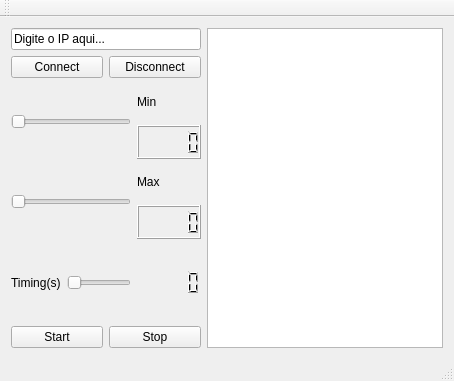
<?xml version="1.0" encoding="UTF-8"?>
<ui version="4.0">
 <class>MainWindow</class>
 <widget class="QMainWindow" name="MainWindow">
  <property name="geometry">
   <rect>
    <x>0</x>
    <y>0</y>
    <width>454</width>
    <height>381</height>
   </rect>
  </property>
  <property name="windowTitle">
   <string>MainWindow</string>
  </property>
  <widget class="QWidget" name="centralWidget">
   <layout class="QGridLayout" name="gridLayout_2">
    <item row="0" column="0">
     <layout class="QGridLayout" name="gridLayout">
      <item row="0" column="0">
       <layout class="QVBoxLayout" name="verticalLayout_3">
        <item>
         <widget class="QLineEdit" name="lineEditIP">
          <property name="text">
           <string>Digite o IP aqui...</string>
          </property>
         </widget>
        </item>
        <item>
         <layout class="QHBoxLayout" name="horizontalLayout">
          <item>
           <widget class="QPushButton" name="pushButtonConnect">
            <property name="text">
             <string>Connect</string>
            </property>
           </widget>
          </item>
          <item>
           <widget class="QPushButton" name="pushButtonDisconnect">
            <property name="text">
             <string>Disconnect</string>
            </property>
           </widget>
          </item>
         </layout>
        </item>
        <item>
         <layout class="QHBoxLayout" name="horizontalLayout_2">
          <item>
           <widget class="QSlider" name="horizontalSliderMin">
            <property name="orientation">
             <enum>Qt::Horizontal</enum>
            </property>
           </widget>
          </item>
          <item>
           <layout class="QVBoxLayout" name="verticalLayout">
            <item>
             <widget class="QLabel" name="label">
              <property name="text">
               <string>Min</string>
              </property>
             </widget>
            </item>
            <item>
             <widget class="QLCDNumber" name="lcdNumberMin"/>
            </item>
           </layout>
          </item>
         </layout>
        </item>
        <item>
         <layout class="QHBoxLayout" name="horizontalLayout_3">
          <item>
           <widget class="QSlider" name="horizontalSliderMax">
            <property name="orientation">
             <enum>Qt::Horizontal</enum>
            </property>
           </widget>
          </item>
          <item>
           <layout class="QVBoxLayout" name="verticalLayout_2">
            <item>
             <widget class="QLabel" name="label_2">
              <property name="text">
               <string>Max</string>
              </property>
             </widget>
            </item>
            <item>
             <widget class="QLCDNumber" name="lcdNumberMax"/>
            </item>
           </layout>
          </item>
         </layout>
        </item>
        <item>
         <layout class="QHBoxLayout" name="horizontalLayout_4">
          <item>
           <widget class="QLabel" name="label_3">
            <property name="text">
             <string>Timing(s)</string>
            </property>
           </widget>
          </item>
          <item>
           <widget class="QSlider" name="horizontalSliderTiming">
            <property name="maximum">
             <number>4</number>
            </property>
            <property name="orientation">
             <enum>Qt::Horizontal</enum>
            </property>
           </widget>
          </item>
          <item>
           <widget class="QLCDNumber" name="lcdNumberTiming">
            <property name="frameShape">
             <enum>QFrame::NoFrame</enum>
            </property>
            <property name="frameShadow">
             <enum>QFrame::Plain</enum>
            </property>
           </widget>
          </item>
         </layout>
        </item>
        <item>
         <layout class="QHBoxLayout" name="horizontalLayout_5">
          <item>
           <widget class="QPushButton" name="pushButtonStart">
            <property name="text">
             <string>Start</string>
            </property>
           </widget>
          </item>
          <item>
           <widget class="QPushButton" name="pushButtonStop">
            <property name="text">
             <string>Stop</string>
            </property>
           </widget>
          </item>
         </layout>
        </item>
       </layout>
      </item>
     </layout>
    </item>
    <item row="0" column="1">
     <widget class="QTextBrowser" name="textBrowserDate"/>
    </item>
   </layout>
  </widget>
  <widget class="QMenuBar" name="menuBar">
   <property name="geometry">
    <rect>
     <x>0</x>
     <y>0</y>
     <width>454</width>
     <height>21</height>
    </rect>
   </property>
  </widget>
  <widget class="QToolBar" name="mainToolBar">
   <attribute name="toolBarArea">
    <enum>TopToolBarArea</enum>
   </attribute>
   <attribute name="toolBarBreak">
    <bool>false</bool>
   </attribute>
  </widget>
  <widget class="QStatusBar" name="statusBar"/>
 </widget>
 <layoutdefault spacing="6" margin="11"/>
 <resources/>
 <connections>
  <connection>
   <sender>horizontalSliderTiming</sender>
   <signal>valueChanged(int)</signal>
   <receiver>lcdNumberTiming</receiver>
   <slot>display(int)</slot>
   <hints>
    <hint type="sourcelabel">
     <x>119</x>
     <y>259</y>
    </hint>
    <hint type="destinationlabel">
     <x>186</x>
     <y>268</y>
    </hint>
   </hints>
  </connection>
  <connection>
   <sender>horizontalSliderMax</sender>
   <signal>valueChanged(int)</signal>
   <receiver>lcdNumberMax</receiver>
   <slot>display(int)</slot>
   <hints>
    <hint type="sourcelabel">
     <x>119</x>
     <y>217</y>
    </hint>
    <hint type="destinationlabel">
     <x>161</x>
     <y>227</y>
    </hint>
   </hints>
  </connection>
  <connection>
   <sender>horizontalSliderMin</sender>
   <signal>valueChanged(int)</signal>
   <receiver>lcdNumberMin</receiver>
   <slot>display(int)</slot>
   <hints>
    <hint type="sourcelabel">
     <x>112</x>
     <y>150</y>
    </hint>
    <hint type="destinationlabel">
     <x>168</x>
     <y>172</y>
    </hint>
   </hints>
  </connection>
  <connection>
   <sender>horizontalSliderTiming</sender>
   <signal>valueChanged(int)</signal>
   <receiver>MainWindow</receiver>
   <slot>changeTime()</slot>
   <hints>
    <hint type="sourcelabel">
     <x>91</x>
     <y>261</y>
    </hint>
    <hint type="destinationlabel">
     <x>108</x>
     <y>244</y>
    </hint>
   </hints>
  </connection>
  <connection>
   <sender>lineEditIP</sender>
   <signal>textEdited(QString)</signal>
   <receiver>MainWindow</receiver>
   <slot>mudaIP(QString)</slot>
   <hints>
    <hint type="sourcelabel">
     <x>78</x>
     <y>55</y>
    </hint>
    <hint type="destinationlabel">
     <x>50</x>
     <y>75</y>
    </hint>
   </hints>
  </connection>
 </connections>
 <slots>
  <slot>mudaIP(QString)</slot>
  <slot>changeTime()</slot>
 </slots>
</ui>
